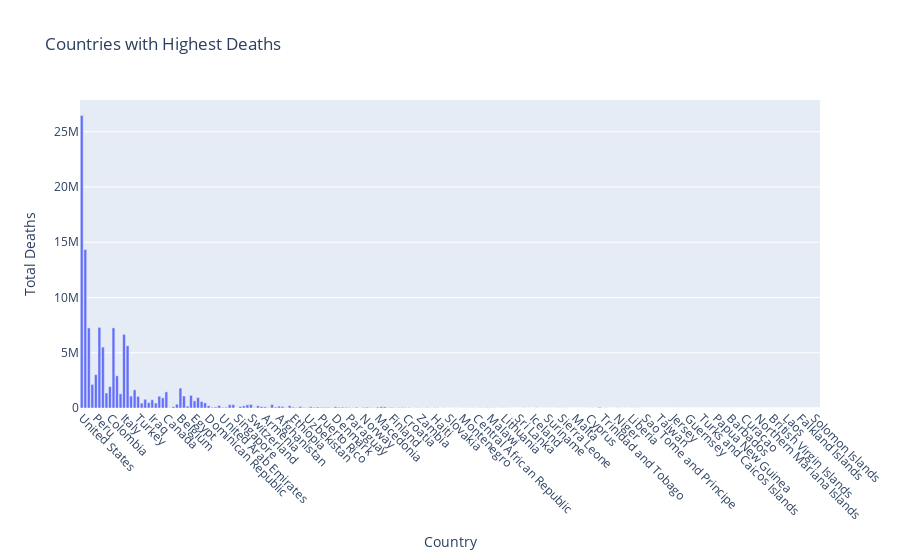

This figure's notebook cell:
### Code cell
figure = px.bar(data, y='Total Deaths', x='Country',
            title="Countries with Highest Deaths")
figure.update_layout(xaxis_tickangle=45)
figure.show()

### Figure 1 — Plotly figure (JSON) as saved in the notebook; plotly's stock layout.template omitted (floating-point values rounded to 4 significant figures; data arrays with more than 128 entries replaced by an {"elided": "..."} marker saying what was removed)
{"data": [{"alignmentgroup": "True", "hovertemplate": "Country=%{x}<br>Total Deaths=%{y}<extra></extra>", "legendgroup": "", "marker": {"color": "#636efa", "pattern": {"shape": ""}}, "name": "", "offsetgroup": "", "orientation": "v", "showlegend": false, "textposition": "auto", "type": "bar", "x": {"elided": "210 str values"}, "xaxis": "x", "y": {"elided": "210 int values"}, "yaxis": "y"}], "layout": {"barmode": "relative", "legend": {"tracegroupgap": 0}, "title": {"text": "Countries with Highest Deaths"}, "xaxis": {"anchor": "y", "domain": [0, 1], "tickangle": 45, "title": {"text": "Country"}}, "yaxis": {"anchor": "x", "domain": [0, 1], "title": {"text": "Total Deaths"}}}}
